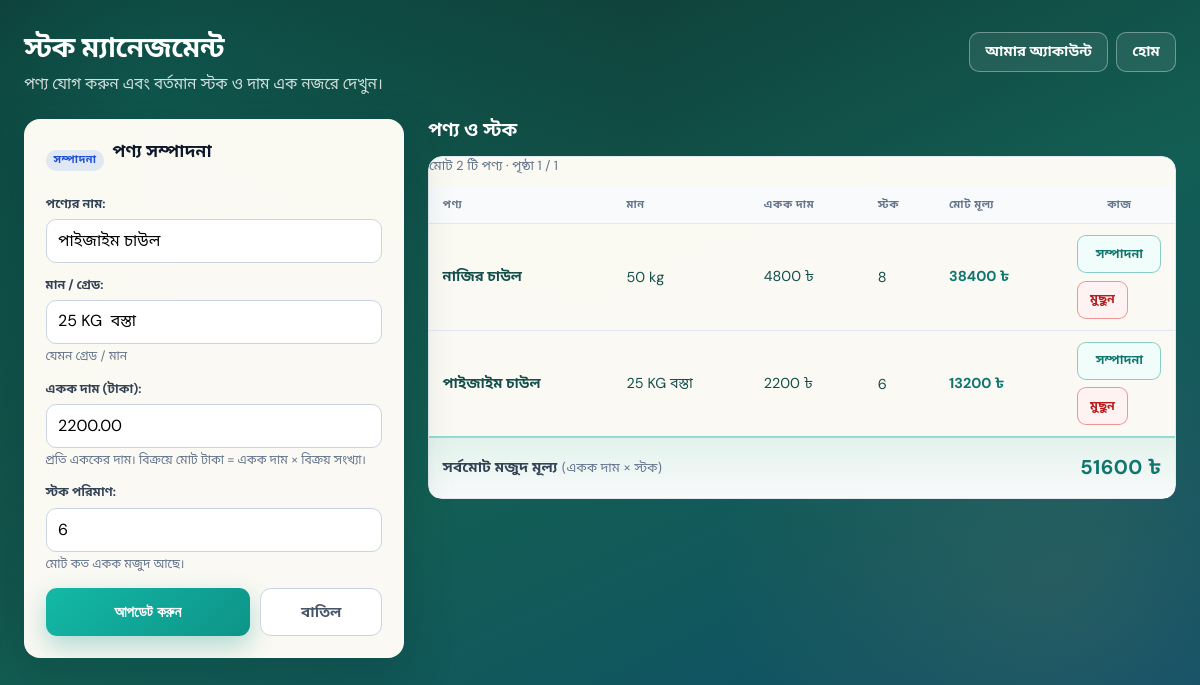
The page /stock/?page=1&edit=4 (signed in) on the database its author committed.
### stock/models.py (models this page shows, shortened)
class Product(models.Model):
    name = models.CharField(max_length=255)
    quality = models.CharField(max_length=255, help_text='যেমন গ্রেড / মান')
    price = models.DecimalField(
        max_digits=12,
        decimal_places=2,
        help_text='প্রতি এককের দাম (টাকা)। বিক্রয় মোট = একক দাম × পরিমাণ।',
    )
    stock_quantity = models.PositiveIntegerField(default=0)
    class Meta:
        db_table = 'stock_management_product'
        ordering = ['name']

### stock/views.py (the view, shortened to what this page needs)
# urls.py: path('', views.StockDashboardView.as_view(), name='dashboard'),
class StockDashboardView(LoginRequiredMixin, View):
    login_url = '/'
    template_name = 'stock/dashboard.html'
    def get(self, request):
        editing = None
        form = ProductForm()
        edit_pk = request.GET.get('edit')
        if edit_pk:
            try:
                pk = int(edit_pk, base=10)
            except (TypeError, ValueError):
                messages.error(request, 'অবৈধ পণ্য নির্বাচন।')
                return redirect('stock:dashboard')
            editing = get_object_or_404(Product, pk=pk)
            form = ProductForm(instance=editing)
        return render(
            request,
            self.template_name,
            self._ctx(request, product_form=form, editing_product=editing),
        )
    def _ctx(self, request, product_form=None, editing_product=None):
        qs = _products_with_line_value()
        grand = qs.aggregate(grand=Sum('line_value'))['grand']
        paginator = Paginator(qs.order_by('name'), PAGE_SIZE)
        products_page = paginator.get_page(request.GET.get('page'))
        return {
            'products_page': products_page,
            'stock_total_value': grand if grand is not None else Decimal('0'),
            'product_form': product_form if product_form is not None else ProductForm(),
            'editing_product': editing_product,
        }

### stock/forms.py
class ProductForm(forms.ModelForm):
    class Meta:
        model = Product
        fields = ['name', 'quality', 'price', 'stock_quantity']
        labels = {
            'name': 'পণ্যের নাম',
            'quality': 'মান / গ্রেড',
            'price': 'একক দাম (টাকা)',
            'stock_quantity': 'স্টক পরিমাণ',
        }
        help_texts = {
            'price': 'প্রতি এককের দাম। বিক্রয়ে মোট টাকা = একক দাম × বিক্রয় সংখ্যা।',
            'stock_quantity': 'মোট কত একক মজুদ আছে।',
        }
        widgets = {
            'name': forms.TextInput(attrs=_sm_input),
            'quality': forms.TextInput(attrs=_sm_input),
            'price': forms.NumberInput(
                attrs={**_sm_input, 'step': '1', 'min': '0', 'inputmode': 'numeric'}
            ),
            'stock_quantity': forms.NumberInput(attrs={**_sm_input, 'min': '0'}),
        }

### stock/views.py (called while the page is built)
def _products_with_line_value():
    return Product.objects.annotate(
        line_value=ExpressionWrapper(
            F('price') * F('stock_quantity'),
            output_field=DecimalField(max_digits=18, decimal_places=2),
        )
    )

### stock/templates/stock/dashboard.html (shortened to what this page needs)
{% load static %}
{% load stock_tags %}
<!DOCTYPE html>
<html lang="bn">
<head>
  <link rel="stylesheet" href="{% static 'stock/css/dashboard.css' %}">
</head>
<body class="sm-page">
  <div class="sm-wrap">
    <header class="sm-top">
      <div class="sm-top-intro">
        <h1>স্টক ম্যানেজমেন্ট</h1>
        <p>পণ্য যোগ করুন এবং বর্তমান স্টক ও দাম এক নজরে দেখুন।</p>
      </div>
      <nav class="sm-nav" aria-label="পেজ নেভিগেশন">
        <a href="{% url 'user_authentication:my_account' %}">আমার অ্যাকাউন্ট</a>
        <a href="{% url 'user_authentication:login' %}">হোম</a>
      </nav>
    </header>
    <div class="sm-main-layout">
      <aside class="sm-card sm-card--form" aria-labelledby="product-form-title">
        <div class="sm-card-header">
          {% if editing_product %}
            <span class="sm-badge sm-badge--edit">সম্পাদনা</span>
            <h2 id="product-form-title">পণ্য সম্পাদনা</h2>
          {% else %}
            <span class="sm-badge">পণ্য</span>
            <h2 id="product-form-title">নতুন পণ্য যোগ করুন</h2>
          {% endif %}
        </div>
        <form method="post" novalidate action="{% url 'stock:dashboard' %}">
          {% for field in product_form %}
            <div class="sm-field">
              {{ field.label_tag }}
              {{ field }}
              {% if field.help_text %}<span class="helptext">{{ field.help_text }}</span>{% endif %}
            </div>
          {% endfor %}
          <div class="sm-form-actions{% if editing_product %} sm-form-actions--dual{% endif %}">
            {% if editing_product %}
              <button type="submit" name="update_product" value="1" class="sm-submit">আপডেট করুন</button>
              <a href="{% url 'stock:dashboard' %}" class="sm-btn-cancel">বাতিল</a>
            {% else %}
              <button type="submit" name="add_product" value="1" class="sm-submit">পণ্য সংরক্ষণ করুন</button>
            {% endif %}
          </div>
        </form>
      </aside>
      <section class="sm-stock-panel" aria-labelledby="stock-list-title">
        <h2 id="stock-list-title">পণ্য ও স্টক</h2>
        <div class="sm-table-scroll" role="region" aria-label="পণ্য তালিকা, অনুভূমিক স্ক্রল">
          <div class="sm-table-wrap">
            {% if products_page.paginator.count %}
              <p class="sm-pagination-summary">
                মোট {{ products_page.paginator.count }} টি পণ্য · পৃষ্ঠা {{ products_page.number }} / {{ products_page.paginator.num_pages }}
              </p>
              <table class="sm-table">
                <thead>
                  <tr>
                    <th scope="col">পণ্য</th>
                    <th scope="col">মান</th>
                    <th scope="col" class="sm-num">একক দাম</th>
                    <th scope="col" class="sm-num">স্টক</th>
                    <th scope="col" class="sm-num sm-col-total">মোট মূল্য</th>
                    <th scope="col" class="sm-col-actions">কাজ</th>
                  </tr>
                </thead>
                <tbody>
                  {% for p in products_page %}
                    <tr class="{% if p.stock_quantity < 5 %}sm-stock-low{% endif %}">
                      <td data-label="পণ্য"><strong>{{ p.name }}</strong></td>
                      <td data-label="মান">{{ p.quality }}</td>
                      <td class="sm-num" data-label="একক দাম">{{ p.price|floatformat:0 }} ৳</td>
                      <td class="sm-num sm-stock-cell" data-label="স্টক">{{ p.stock_quantity }}</td>
                      <td class="sm-num sm-line-value" data-label="মোট মূল্য">{{ p.line_value|floatformat:0 }} ৳</td>
                      <td class="sm-actions" data-label="কাজ">
                        <div class="sm-action-btns">
                          <a href="{% url 'stock:dashboard' %}?page={{ products_page.number }}&edit={{ p.pk }}" class="sm-btn-edit">সম্পাদনা</a>
                          <form method="post" class="sm-delete-form" action="{% url 'stock:dashboard' %}">
                            <button type="submit" name="delete_product" value="1" class="sm-btn-delete" onclick="return confirm('এই পণ্য মুছে ফেলতে চান?');">মুছুন</button>
                          </form>
                        </div>
                      </td>
                    </tr>
                  {% endfor %}
                </tbody>
              </table>
              <div class="sm-stock-total-bar">
                <span class="sm-stock-total-label">সর্বমোট মজুদ মূল্য <span class="sm-stock-total-hint">(একক দাম × স্টক)</span></span>
                <strong class="sm-stock-total-value">{{ stock_total_value|floatformat:0 }} ৳</strong>
              </div>
            {% else %}
              <p class="sm-empty">এখনও কোনো পণ্য যোগ করা হয়নি। বামের ফর্ম থেকে (মোবাইলে উপরের ফর্ম) পণ্য যোগ করুন।</p>
            {% endif %}
          </div>
        </div>
      </section>
    </div>
  </div>
</body>
</html>

### rows shown on the page
Product: product_form "পাইজাইম চাউল" "25 KG বস্তা" "2200.00" "6", name "পাইজাইম চাউল", quality "25 KG বস্তা", price "2200", stock_quantity "6", line_value "13200"
Product: name "নাজির চাউল", quality "50 kg", price "4800", stock_quantity "8", line_value "38400"

### other values the page prints
{{ field.label_tag }} "পণ্যের নাম:" "মান / গ্রেড:" "একক দাম (টাকা):" "স্টক পরিমাণ:"
{{ field.help_text }} "যেমন গ্রেড / মান" "প্রতি এককের দাম। বিক্রয়ে মোট টাকা = একক দাম × বিক্রয় সংখ্যা।" "মোট কত একক মজুদ আছে।"
{{ products_page.paginator.count }} "2"
{{ products_page.number }} "1"
{{ products_page.paginator.num_pages }} "1"
{{ stock_total_value|floatformat:0 }} "51600"
